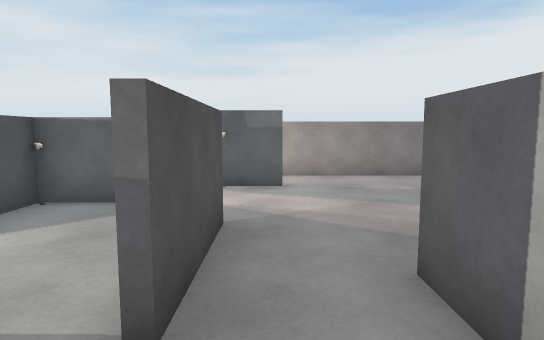
View 1 (above)

19 first-person views from a walk through a Unity game level. The camera is 1.3 m above the floor, tilts 6° down and sees 75° across. The floor is counted in squares, 1 m on a side. Each view is taken from the middle of a square. On the plan, view 1 faces up. The plan holds only what a view shows up to about 15 squares ahead; the rest is blank. The player character is not drawn. Door leaves are left out, so doorways stand open. Surface patterns are stand-ins for the level's own textures.

View 2
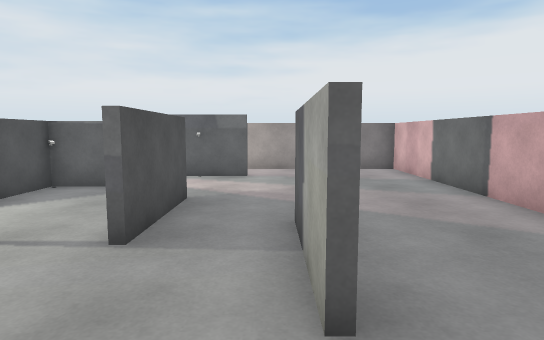

View 3
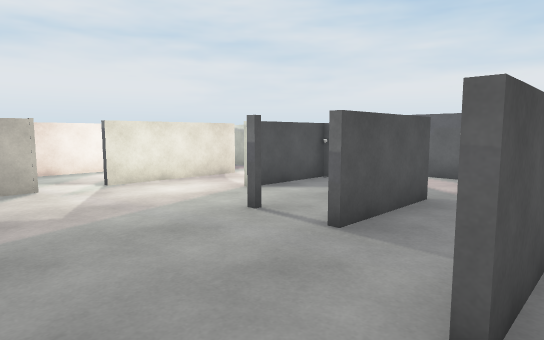

View 4
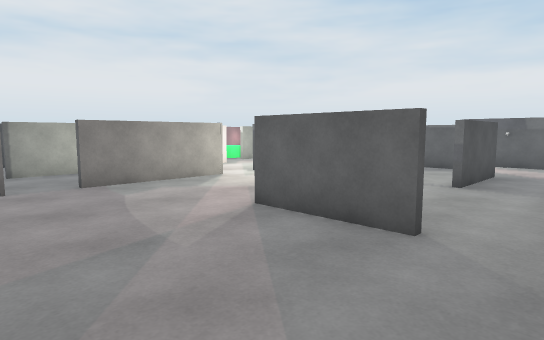

View 5
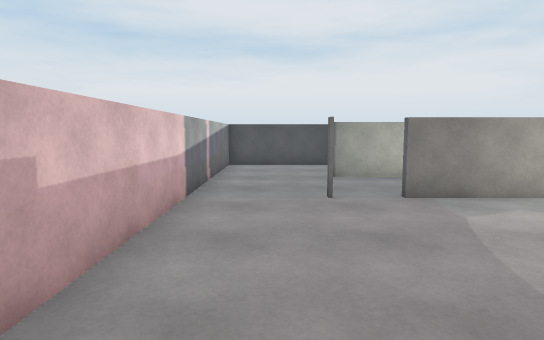

View 6
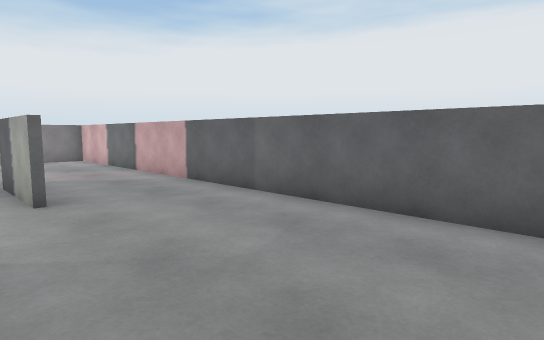

View 7
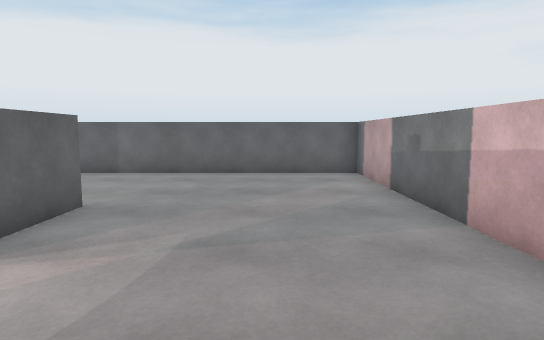

View 8
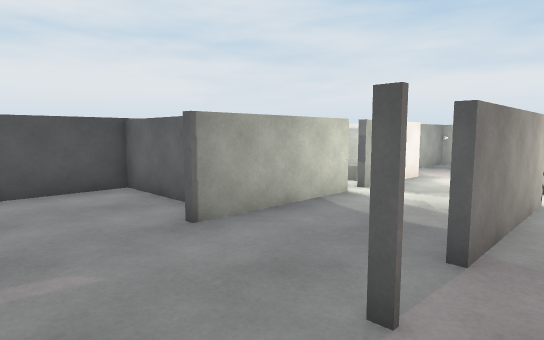

View 9
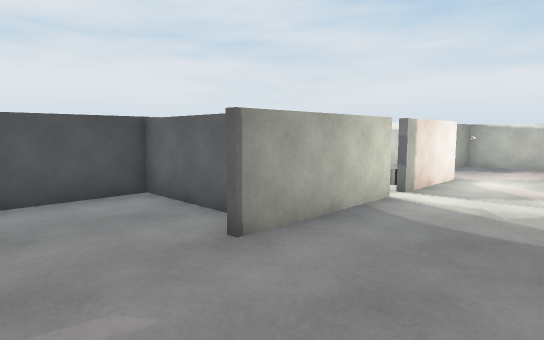

View 10
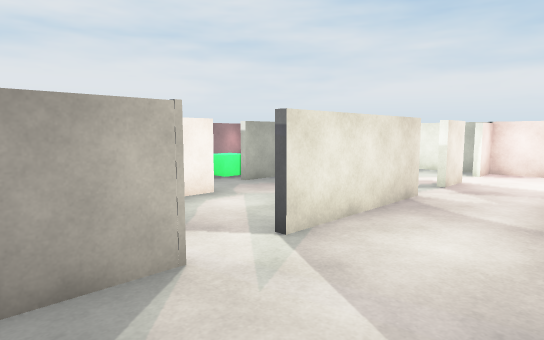

View 11
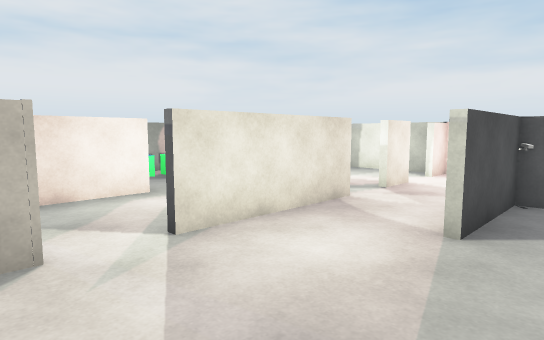

View 12
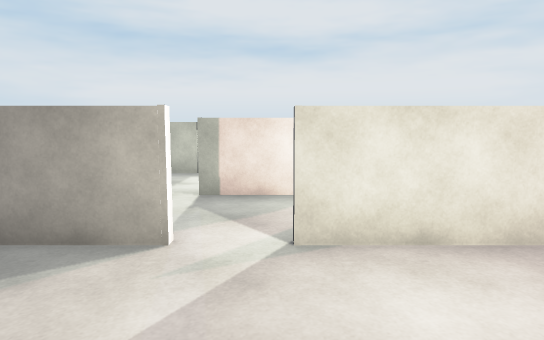

View 13
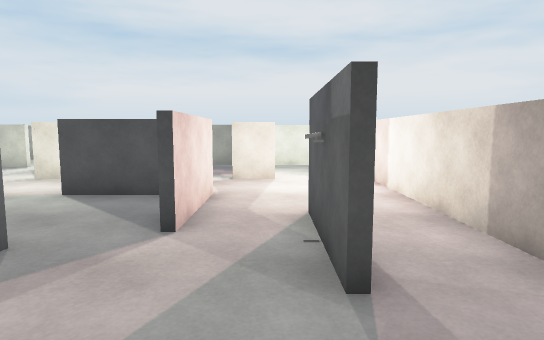

View 14
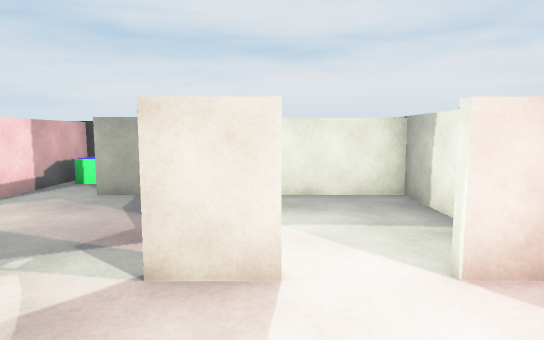

View 15
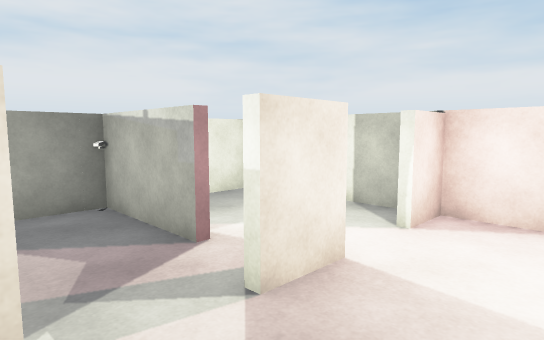

View 16
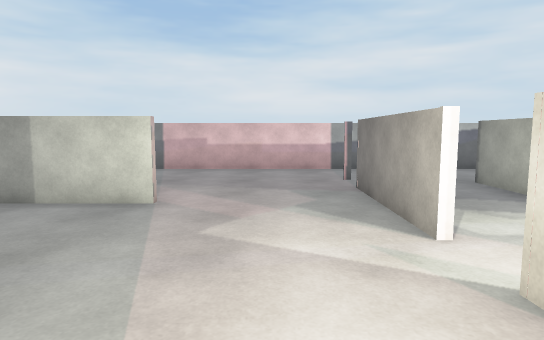

View 17
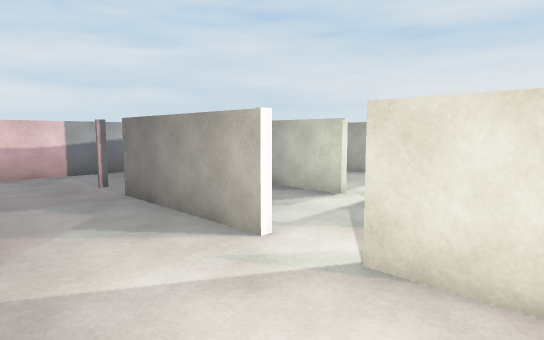

View 18
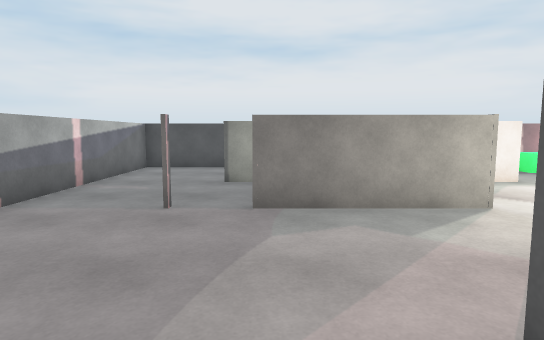

View 19
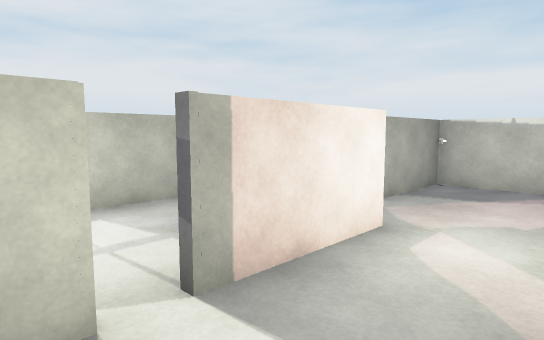

### Floor plan
Ten units are one square. View 1 is at (0, 0); x grows to the right and y downward. Boxes are objects, and circles mark ways between rooms. Rooms are numbered by the first view taken in them; rooms with no view inside come last. Other rooms are left out.
<svg viewBox="-149 -114 208 206">
<path fill="none" stroke="#000" d="M-29 24 0 24M13 -1 13 -32M2 26 -29 26M15 -18 15 -1M-70 1 -70 44M-7 -51 -7 -20M-22 -65 -43 -65 -43 -35M-25 -67 -15 -67M-70 -54 -70 -12M-103 12 -103 54M-103 -26 -103 6M4 -86 -28 -86M-85 -73 -113 -73 -113 -42M-115 45 -144 45M-143 41 -143 87 54 87 54 -108 -26 -108M-46 -67 -25 -67M-70 -109 -70 -96M-26 -108 -76 -108M-76 -108 -113 -108 -113 -81M-70 -81 -70 -68"/>
<circle cx="-20" cy="-100" r="3" fill="#2a7"/>
<circle cx="-20" cy="-80" r="3" fill="#2a7"/>
<circle cx="-80" cy="-70" r="3" fill="#2a7"/>
<circle cx="-55" cy="-45" r="3" fill="#2a7"/>
<circle cx="-70" cy="-60" r="3" fill="#2a7"/>
<circle cx="-70" cy="-90" r="3" fill="#2a7"/>
<circle cx="-55" cy="-70" r="3" fill="#2a7"/>
<text x="-20" y="0">1</text>
<text x="-50" y="-90">2</text>
<text x="-90" y="-90">3</text>
<text x="-60" y="-70">4</text>
</svg>
Room 1 opens to room 2. Room 1 opens to room 3. Room 1 opens to room 4. Room 2 opens to room 3. Room 2 opens to room 4.

Where each view was taken, in squares from view 1:
view 1: 0 up, 0 right, facing up
view 2: 2 down, 1 right, facing up
view 3: 2 down, 2 right, facing up-left
view 4: 7 down, 2 right, facing up-left
view 5: 7 down, 0 right, facing left
view 6: 7 down, 0 right, facing up-right
view 7: 6 down, 6 left, facing right
view 8: 8 down, 6 left, facing up-left
view 9: 8 down, 7 left, facing up-left
view 10: 2 down, 4 left, facing up-left
view 11: 1 down, 3 left, facing up-left
view 12: 1 up, 3 left, facing left
view 13: 8 up, 3 right, facing left
view 14: 8 up, 4 left, facing left
view 15: 5 up, 5 left, facing up-left
view 16: 4 up, 5 left, facing down
view 17: 3 up, 4 left, facing down-left
view 18: 4 down, 1 left, facing left
view 19: 2 down, 8 left, facing up-left
